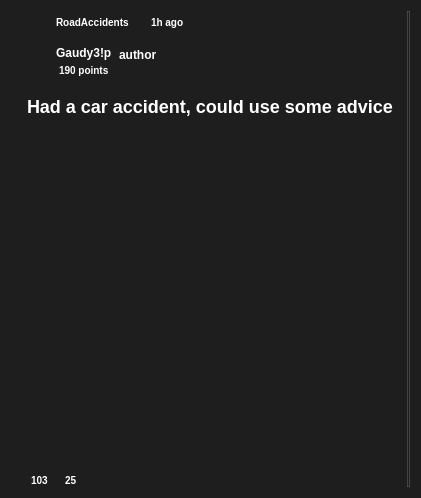
<?xml version="1.0" encoding="UTF-8"?>
<ui version="4.0">
 <class>FeedPostWidget</class>
 <widget class="QFrame" name="FeedPostWidget">
  <property name="geometry">
   <rect>
    <x>0</x>
    <y>0</y>
    <width>421</width>
    <height>498</height>
   </rect>
  </property>
  <property name="minimumSize">
   <size>
    <width>0</width>
    <height>0</height>
   </size>
  </property>
  <property name="maximumSize">
   <size>
    <width>16777215</width>
    <height>16777215</height>
   </size>
  </property>
  <property name="styleSheet">
   <string notr="true">background-color: #1E1E1E;
border-radius: 18px;
</string>
  </property>
  <property name="frameShape">
   <enum>QFrame::Shape::StyledPanel</enum>
  </property>
  <layout class="QVBoxLayout" name="verticalLayout">
   <item>
    <widget class="QWidget" name="contentWidget" native="true">
     <property name="sizePolicy">
      <sizepolicy hsizetype="Preferred" vsizetype="Preferred">
       <horstretch>1</horstretch>
       <verstretch>0</verstretch>
      </sizepolicy>
     </property>
     <property name="styleSheet">
      <string notr="true">background: transparent;</string>
     </property>
     <layout class="QHBoxLayout" name="horizontalLayout">
      <property name="spacing">
       <number>0</number>
      </property>
      <property name="leftMargin">
       <number>6</number>
      </property>
      <property name="topMargin">
       <number>0</number>
      </property>
      <property name="rightMargin">
       <number>0</number>
      </property>
      <property name="bottomMargin">
       <number>0</number>
      </property>
      <item>
       <widget class="QWidget" name="postContentWidget" native="true">
        <property name="sizePolicy">
         <sizepolicy hsizetype="Preferred" vsizetype="Preferred">
          <horstretch>1</horstretch>
          <verstretch>0</verstretch>
         </sizepolicy>
        </property>
        <layout class="QVBoxLayout" name="verticalLayout_2">
         <property name="spacing">
          <number>9</number>
         </property>
         <property name="leftMargin">
          <number>0</number>
         </property>
         <property name="topMargin">
          <number>0</number>
         </property>
         <property name="rightMargin">
          <number>0</number>
         </property>
         <property name="bottomMargin">
          <number>0</number>
         </property>
         <item>
          <layout class="QHBoxLayout" name="headerLayout">
           <property name="spacing">
            <number>6</number>
           </property>
           <property name="leftMargin">
            <number>9</number>
           </property>
           <item>
            <widget class="QLabel" name="communityIcon">
             <property name="minimumSize">
              <size>
               <width>16</width>
               <height>16</height>
              </size>
             </property>
             <property name="maximumSize">
              <size>
               <width>16</width>
               <height>16</height>
              </size>
             </property>
             <property name="styleSheet">
              <string notr="true"/>
             </property>
            </widget>
           </item>
           <item>
            <widget class="QLabel" name="communityName">
             <property name="sizePolicy">
              <sizepolicy hsizetype="Minimum" vsizetype="Minimum">
               <horstretch>0</horstretch>
               <verstretch>0</verstretch>
              </sizepolicy>
             </property>
             <property name="styleSheet">
              <string notr="true">font-family: 'Raleway';
font-style: normal;
font-weight: 500;
font-size: 10px;
line-height: 12px;
color: white;
margin:5px;
</string>
             </property>
             <property name="text">
              <string>RoadAccidents</string>
             </property>
            </widget>
           </item>
           <item>
            <widget class="QLabel" name="postTime">
             <property name="styleSheet">
              <string notr="true">font-family: 'Raleway';
font-style: normal;
font-weight: 500;
font-size: 10px;
line-height: 12px;
color:white;
margin:5px;</string>
             </property>
             <property name="text">
              <string>1h ago</string>
             </property>
            </widget>
           </item>
           <item>
            <widget class="QFrame" name="frame">
             <property name="sizePolicy">
              <sizepolicy hsizetype="Preferred" vsizetype="Preferred">
               <horstretch>1</horstretch>
               <verstretch>0</verstretch>
              </sizepolicy>
             </property>
             <property name="frameShape">
              <enum>QFrame::Shape::StyledPanel</enum>
             </property>
             <property name="frameShadow">
              <enum>QFrame::Shadow::Raised</enum>
             </property>
            </widget>
           </item>
          </layout>
         </item>
         <item>
          <layout class="QHBoxLayout" name="authorLayout">
           <property name="spacing">
            <number>0</number>
           </property>
           <item>
            <widget class="QLabel" name="userAvatar">
             <property name="minimumSize">
              <size>
               <width>34</width>
               <height>34</height>
              </size>
             </property>
             <property name="maximumSize">
              <size>
               <width>34</width>
               <height>34</height>
              </size>
             </property>
             <property name="styleSheet">
              <string notr="true">border-radius: 17px;
</string>
             </property>
            </widget>
           </item>
           <item>
            <layout class="QVBoxLayout" name="verticalLayout_3">
             <property name="spacing">
              <number>0</number>
             </property>
             <item>
              <widget class="QLabel" name="username">
               <property name="styleSheet">
                <string notr="true">font-family: 'Raleway';
font-style: normal;
font-weight: 600;
font-size: 12px;
line-height: 14px;
color:white;
margin-left:2px;
margin-top:3px;
margin-bottom:3px;</string>
               </property>
               <property name="text">
                <string>Gaudy3!p</string>
               </property>
              </widget>
             </item>
             <item>
              <widget class="QLabel" name="usernamePoints">
               <property name="styleSheet">
                <string notr="true">font-family: 'Raleway';
font-style: normal;
font-weight: 500;
font-size: 10px;
line-height: 12px;
color:white;
margin-left:5px;
</string>
               </property>
               <property name="text">
                <string>190 points</string>
               </property>
              </widget>
             </item>
            </layout>
           </item>
           <item>
            <widget class="QLabel" name="authorLabel">
             <property name="styleSheet">
              <string notr="true">font-family: 'Raleway';
font-style: normal;
font-weight: 500;
font-size: 12px;
line-height: 14px;
color:white;
margin-bottom:11px;</string>
             </property>
             <property name="text">
              <string>author</string>
             </property>
            </widget>
           </item>
           <item>
            <widget class="QFrame" name="frame_2">
             <property name="sizePolicy">
              <sizepolicy hsizetype="Preferred" vsizetype="Preferred">
               <horstretch>1</horstretch>
               <verstretch>0</verstretch>
              </sizepolicy>
             </property>
             <property name="frameShape">
              <enum>QFrame::Shape::StyledPanel</enum>
             </property>
             <property name="frameShadow">
              <enum>QFrame::Shadow::Raised</enum>
             </property>
            </widget>
           </item>
          </layout>
         </item>
         <item>
          <widget class="QLabel" name="postTitle">
           <property name="styleSheet">
            <string notr="true">font-family: 'Raleway';
font-style: normal;
font-weight: 700;
font-size: 18px;
line-height: 21px;
color:white;
margin:5px;
margin-top:10px;
</string>
           </property>
           <property name="text">
            <string>Had a car accident, could use some advice</string>
           </property>
          </widget>
         </item>
         <item>
          <widget class="QTextBrowser" name="textBrowserContent">
           <property name="sizePolicy">
            <sizepolicy hsizetype="Expanding" vsizetype="Expanding">
             <horstretch>1</horstretch>
             <verstretch>1</verstretch>
            </sizepolicy>
           </property>
           <property name="styleSheet">
            <string notr="true">font-family: 'Raleway';
font-style: normal;
font-weight: 500;
font-size: 14px;
line-height: 16px;
color:white;
background: transparent;
border: none;
margin-left:6px;
padding-bottom:30x;</string>
           </property>
           <property name="frameShape">
            <enum>QFrame::Shape::NoFrame</enum>
           </property>
           <property name="verticalScrollBarPolicy">
            <enum>Qt::ScrollBarPolicy::ScrollBarAlwaysOff</enum>
           </property>
           <property name="horizontalScrollBarPolicy">
            <enum>Qt::ScrollBarPolicy::ScrollBarAlwaysOff</enum>
           </property>
          </widget>
         </item>
         <item>
          <layout class="QHBoxLayout" name="footerLayout">
           <property name="spacing">
            <number>6</number>
           </property>
           <property name="leftMargin">
            <number>6</number>
           </property>
           <property name="topMargin">
            <number>0</number>
           </property>
           <property name="rightMargin">
            <number>6</number>
           </property>
           <property name="bottomMargin">
            <number>0</number>
           </property>
           <item>
            <layout class="QVBoxLayout" name="verticalLayout_4">
             <item>
              <widget class="QPushButton" name="likeButtonIcon">
               <property name="minimumSize">
                <size>
                 <width>25</width>
                 <height>25</height>
                </size>
               </property>
               <property name="maximumSize">
                <size>
                 <width>25</width>
                 <height>25</height>
                </size>
               </property>
               <property name="styleSheet">
                <string notr="true"/>
               </property>
               <property name="text">
                <string/>
               </property>
              </widget>
             </item>
             <item>
              <widget class="QLabel" name="likeCount">
               <property name="styleSheet">
                <string notr="true">font-family: 'Raleway';
font-style: normal;
font-weight: 500;
font-size: 10px;
line-height: 12px;
color:white;
margin-left:5px;</string>
               </property>
               <property name="text">
                <string>103</string>
               </property>
              </widget>
             </item>
            </layout>
           </item>
           <item>
            <layout class="QVBoxLayout" name="verticalLayout_5">
             <item>
              <widget class="QPushButton" name="commentButtonIcon">
               <property name="minimumSize">
                <size>
                 <width>25</width>
                 <height>25</height>
                </size>
               </property>
               <property name="maximumSize">
                <size>
                 <width>25</width>
                 <height>25</height>
                </size>
               </property>
               <property name="styleSheet">
                <string notr="true"/>
               </property>
               <property name="text">
                <string/>
               </property>
              </widget>
             </item>
             <item>
              <widget class="QLabel" name="commentCount">
               <property name="styleSheet">
                <string notr="true">font-family: 'Raleway';
font-style: normal;
font-weight: 500;
font-size: 10px;
line-height: 12px;
color:white;
margin-left:5px;
margin-right:10px;</string>
               </property>
               <property name="text">
                <string>25</string>
               </property>
              </widget>
             </item>
            </layout>
           </item>
           <item>
            <layout class="QVBoxLayout" name="verticalLayout_6">
             <item>
              <widget class="QPushButton" name="replyCommentButtonIcon">
               <property name="minimumSize">
                <size>
                 <width>25</width>
                 <height>25</height>
                </size>
               </property>
               <property name="maximumSize">
                <size>
                 <width>25</width>
                 <height>25</height>
                </size>
               </property>
               <property name="styleSheet">
                <string notr="true"/>
               </property>
               <property name="text">
                <string/>
               </property>
              </widget>
             </item>
             <item>
              <widget class="QLabel" name="mockLabel1">
               <property name="styleSheet">
                <string notr="true">font-family: 'Raleway';
font-style: normal;
font-weight: 500;
font-size: 10px;
line-height: 12px;
color:white;
margin-left:5px;
margin-right:10px;</string>
               </property>
               <property name="text">
                <string/>
               </property>
              </widget>
             </item>
            </layout>
           </item>
           <item>
            <widget class="QFrame" name="frame_3">
             <property name="sizePolicy">
              <sizepolicy hsizetype="Preferred" vsizetype="Preferred">
               <horstretch>1</horstretch>
               <verstretch>0</verstretch>
              </sizepolicy>
             </property>
             <property name="frameShape">
              <enum>QFrame::Shape::StyledPanel</enum>
             </property>
             <property name="frameShadow">
              <enum>QFrame::Shadow::Raised</enum>
             </property>
            </widget>
           </item>
          </layout>
         </item>
        </layout>
       </widget>
      </item>
      <item>
       <widget class="QFrame" name="divider">
        <property name="minimumSize">
         <size>
          <width>1</width>
          <height>0</height>
         </size>
        </property>
        <property name="styleSheet">
         <string notr="true">border: 1px solid rgba(85, 85, 85, 0.7);</string>
        </property>
        <property name="frameShape">
         <enum>QFrame::Shape::VLine</enum>
        </property>
        <property name="frameShadow">
         <enum>QFrame::Shadow::Plain</enum>
        </property>
       </widget>
      </item>
     </layout>
    </widget>
   </item>
  </layout>
 </widget>
 <resources/>
 <connections/>
</ui>
